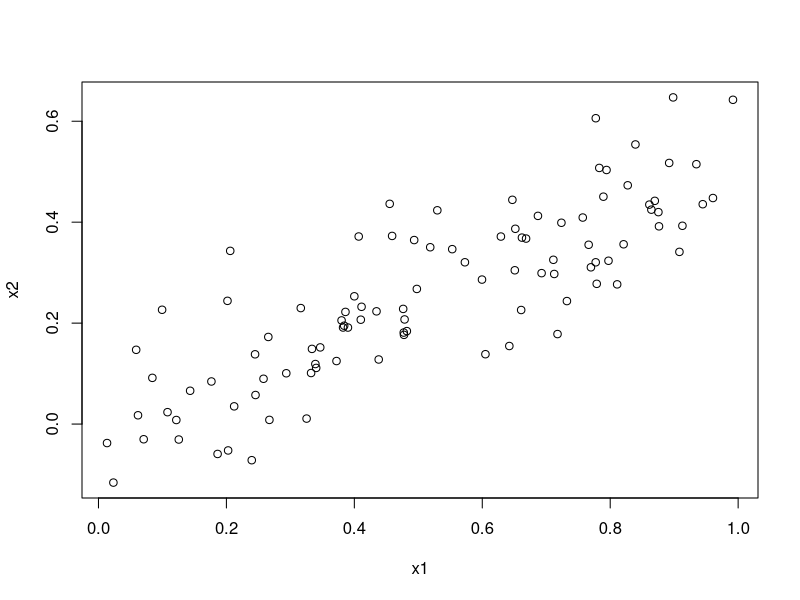
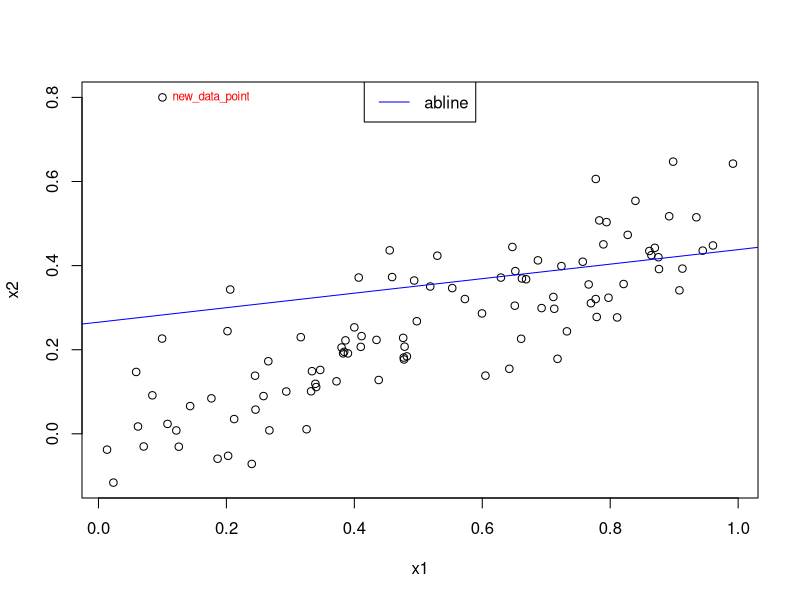
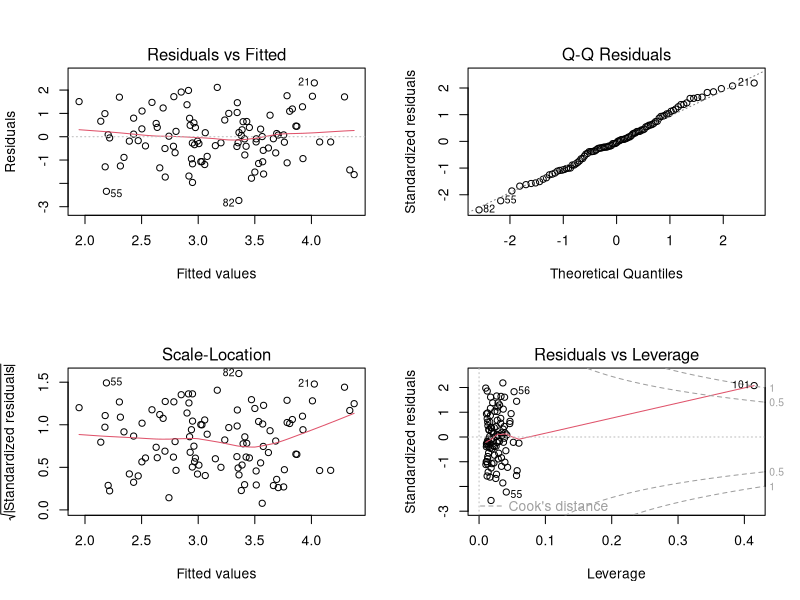
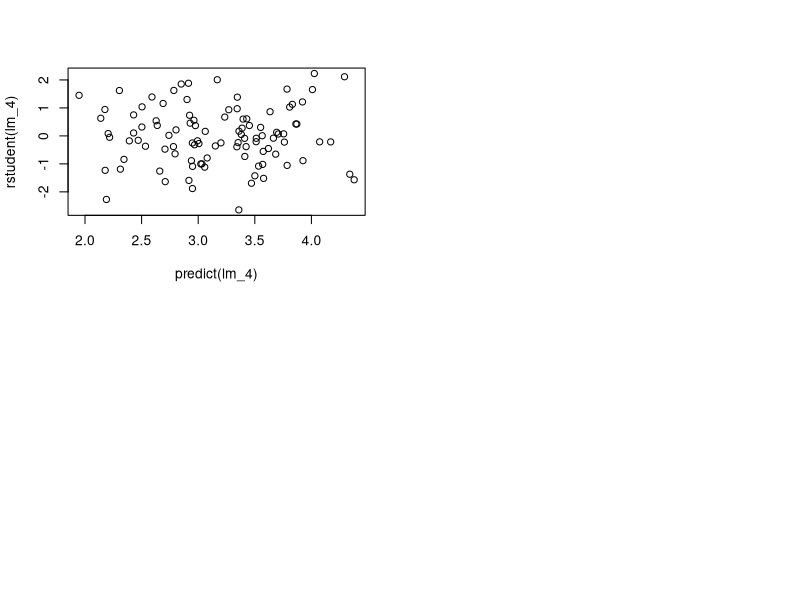
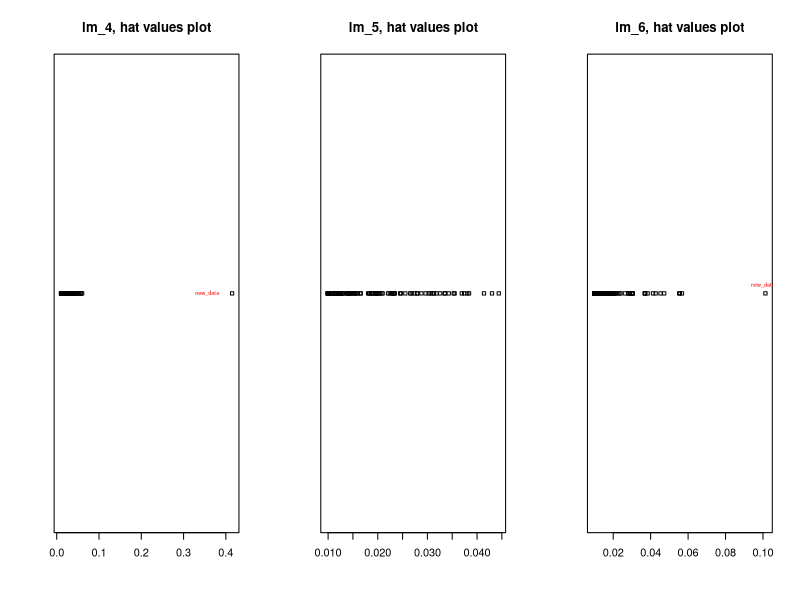
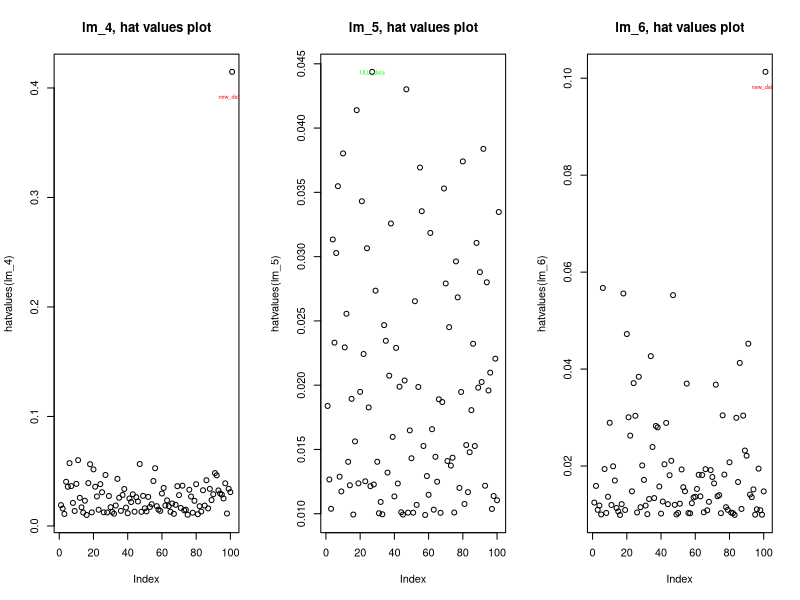

Recreate these plots in R, in order.
## ---- chunk 1
set.seed (1)
x1 <- runif (100)
x2 <- 0.5 * x1 + rnorm (100) / 10
y <- 2 + 2 * x1 + 0.3 * x2 + rnorm (100)
## ---- chunk 2
# form of linear model y <-2+ 2.15x1 +error_new
# error_new is combination of errors resulting from combining terms
# coefficients x1 = 2
# coefficients x2 = 0.3
## ---- chunk 3
cor(x1,x2)
## ---- chunk 4
plot(x1,x2)
## ---- chunk 5
lm_1 <- lm(y ~ x1 + x2)
summary(lm_1)
## ---- chunk 6
# b0_hat = 2.1305
# b1_hat = 1.4396
# b2_hat = 1.0097
## ---- chunk 7
# y <- 2 + 2 * x1 + 0.3 * x2 + rnorm (100) # original formula

# b0_hat = 2.1305 > b0= 2
# b1_hat = 1.4396 < b1= 2
# b2_hat = 1.0097 > b2= 0.3
## ---- chunk 8
# p-value for x1 is <0.05, so x1 is a significant predictor. 
#Although this p-value is very close to 0.05. 
# so can reject null hypothesis H0 : b1 = 0
## ---- chunk 9
# p-value for x2 is NOT<0.05, so x2 is NOT a significant predictor. 
# so cannot reject null hypothesis H0 : b2 = 0
## ---- chunk 10
lm_2 <- lm(y ~ x1)
summary(lm_2)
## ---- chunk 11
# p-value for x1 is <<0.05, so x1 is a significant predictor. 
# so can reject null hypothesis H0 : b1 = 0
## ---- chunk 12
lm_3 <- lm(y ~ x2)
summary(lm_3)
## ---- chunk 13
# p-value for x2 is <<0.05, so x2 is a significant predictor. 
# so can reject null hypothesis H0 : b1 = 0
## ---- chunk 14
# NO, results do not contradict. 
# when predictors are highly collinear, 
# the change in response variable due to one predictor 
# can be masked/hidden by collinear predictor. 
## ---- chunk 15
x1 <- c(x1 , 0.1)
x2 <- c(x2 , 0.8)
y <- c(y, 6)
## ---- chunk 16
cor(x1,x2)
## ---- chunk 17
plot(x1,x2)
text(x=0.1, y=0.8, labels="new_data_point", pos=4, cex=0.7, col="red")
abline(x1,x2, col="blue")
legend(x="top",   # Coordinates of legend_box (x also accepts keywords)
       legend =c('abline'), # Vector with the name of each group
       fill,   # Creates boxes in the legend with the specified colors
       col = "blue", # Color of lines or symbols
       border = "black", # Fill box border color
       lwd=1,         # Line type and width
       bty = "o",        # Box type (bty = "n" removes the box)
       bg = par("bg"),    # Background color of the legend
       box.lwd = par("lwd"), # Legend box line width
       box.lty = par("lty"), # Legend box line type
       box.col = par("fg"),  # Legend box line color
       cex = 1,          # Legend size
       horiz = FALSE,     # Horizontal (TRUE) or vertical (FALSE) legend
       title = NULL      # Legend title
)
## ---- chunk 18
lm_4 <- lm(y~ x1+x2)
summary(lm_4)
## ---- chunk 19
summary(lm_1)
## ---- chunk 20
lm_5 <- lm(y~ x1)
summary(lm_5)
## ---- chunk 21
summary(lm_2)

## ---- chunk 22
lm_6 <- lm(y~ x2)
summary(lm_6)
## ---- chunk 23
summary(lm_3)
## ---- chunk 24
par(mfrow = c(2, 2))
plot(lm_4)
## ---- chunk 25
plot(predict(lm_4), rstudent(lm_4))
## ---- chunk 26
par(mfrow = c(1, 3))

#calculate leverage for each predictor data point per model
hats_lm_4 <- as.data.frame(hatvalues(lm_4)) 
hats_lm_5 <- as.data.frame(hatvalues(lm_5)) 
hats_lm_6 <- as.data.frame(hatvalues(lm_6)) 

plot(hats_lm_4, type = 'p')
title(main = 'lm_4, hat values plot')
text(x=0.4, y=1, labels="new_data", pos=2, cex=0.5, col="red")

plot(hats_lm_5, type = 'p')
title(main = 'lm_5, hat values plot')
text(x=0.05, y=1, labels="new_data", pos=1, cex=0.7, col="red")

plot(hats_lm_6, type = 'p')
title(main = 'lm_6, hat values plot')
text(x=0.1, y=1, labels="new_data", pos=3, cex=0.5, col="red")

## ---- chunk 27
par(mfrow = c(1, 3))
plot(hatvalues(lm_4))
title(main = 'lm_4, hat values plot')
text(x=100, y=0.4, labels="new_data", pos=1, cex=0.5, col="red")

plot(hatvalues(lm_5))
title(main = 'lm_5, hat values plot')
text(x=27, y=0.045, labels="OLD_data", pos=1, cex=0.5, col="green")

plot(hatvalues(lm_6))
title(main = 'lm_6, hat values plot')
text(x=100, y=0.1, labels="new_data", pos=1, cex=0.5, col="red")

## ---- chunk 28
which.max(hatvalues(lm_4))
## ---- chunk 29
which.max(hatvalues(lm_5))
## ---- chunk 30
which.max(hatvalues(lm_6))
